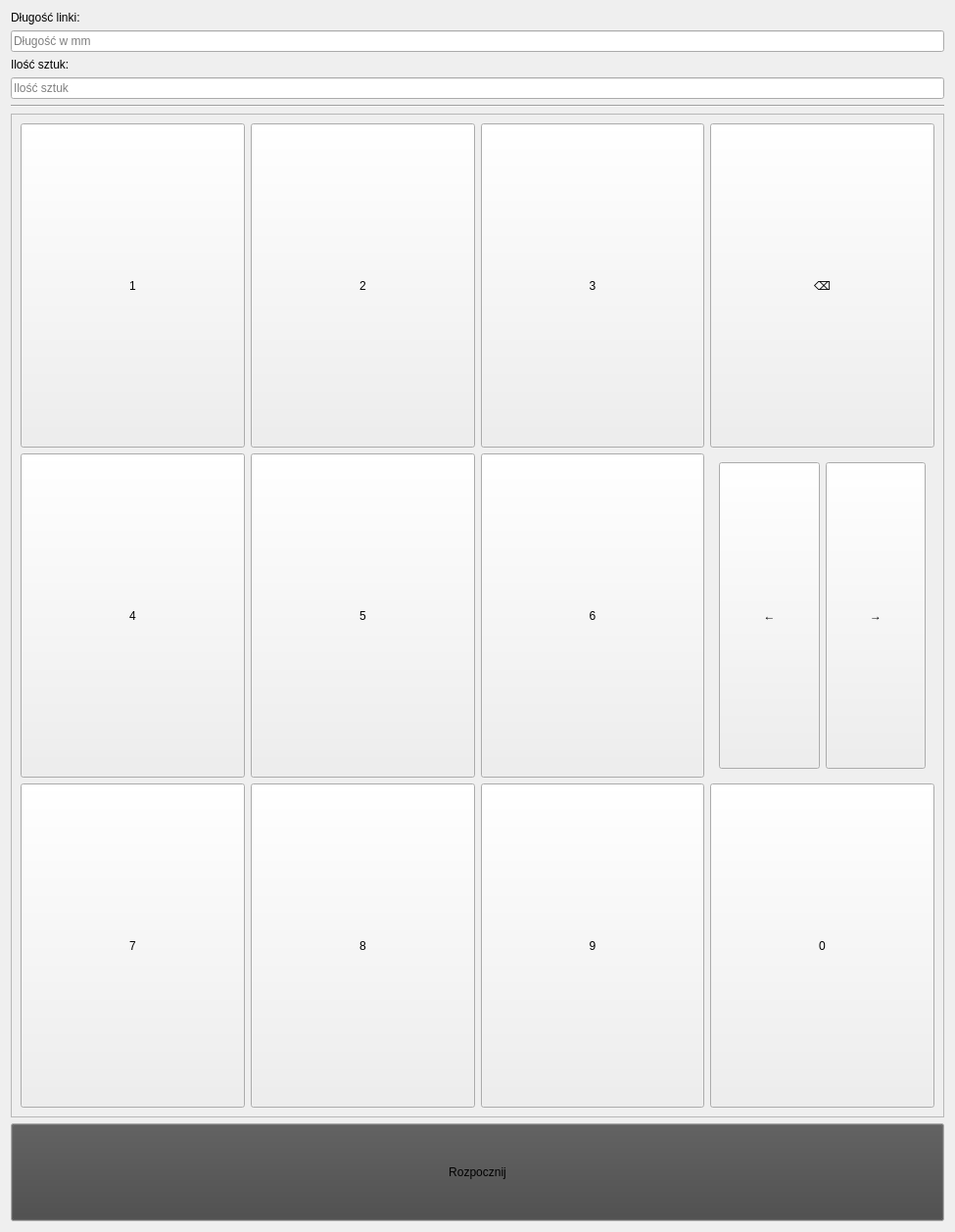
<?xml version="1.0" encoding="UTF-8"?>
<ui version="4.0">
 <class>Form</class>
 <widget class="QWidget" name="Form">
  <property name="geometry">
   <rect>
    <x>0</x>
    <y>0</y>
    <width>975</width>
    <height>1258</height>
   </rect>
  </property>
  <property name="windowTitle">
   <string>Form</string>
  </property>
  <layout class="QGridLayout" name="gridLayout">
   <item row="2" column="0">
    <widget class="QLabel" name="quantity_label">
     <property name="text">
      <string>Ilość sztuk:</string>
     </property>
    </widget>
   </item>
   <item row="5" column="0">
    <widget class="QFrame" name="keyboard">
     <property name="sizePolicy">
      <sizepolicy hsizetype="Preferred" vsizetype="MinimumExpanding">
       <horstretch>0</horstretch>
       <verstretch>0</verstretch>
      </sizepolicy>
     </property>
     <property name="frameShape">
      <enum>QFrame::StyledPanel</enum>
     </property>
     <property name="frameShadow">
      <enum>QFrame::Raised</enum>
     </property>
     <layout class="QGridLayout" name="gridLayout_3">
      <item row="7" column="5">
       <widget class="QPushButton" name="zero_pushButton">
        <property name="sizePolicy">
         <sizepolicy hsizetype="Minimum" vsizetype="MinimumExpanding">
          <horstretch>0</horstretch>
          <verstretch>0</verstretch>
         </sizepolicy>
        </property>
        <property name="focusPolicy">
         <enum>Qt::NoFocus</enum>
        </property>
        <property name="text">
         <string>0</string>
        </property>
       </widget>
      </item>
      <item row="4" column="4">
       <widget class="QPushButton" name="six_pushButton">
        <property name="sizePolicy">
         <sizepolicy hsizetype="Minimum" vsizetype="MinimumExpanding">
          <horstretch>0</horstretch>
          <verstretch>0</verstretch>
         </sizepolicy>
        </property>
        <property name="focusPolicy">
         <enum>Qt::NoFocus</enum>
        </property>
        <property name="text">
         <string>6</string>
        </property>
       </widget>
      </item>
      <item row="0" column="2">
       <widget class="QPushButton" name="two_pushButton">
        <property name="sizePolicy">
         <sizepolicy hsizetype="Minimum" vsizetype="MinimumExpanding">
          <horstretch>0</horstretch>
          <verstretch>0</verstretch>
         </sizepolicy>
        </property>
        <property name="focusPolicy">
         <enum>Qt::NoFocus</enum>
        </property>
        <property name="text">
         <string>2</string>
        </property>
       </widget>
      </item>
      <item row="0" column="1">
       <widget class="QPushButton" name="one_pushButton">
        <property name="sizePolicy">
         <sizepolicy hsizetype="Minimum" vsizetype="MinimumExpanding">
          <horstretch>0</horstretch>
          <verstretch>0</verstretch>
         </sizepolicy>
        </property>
        <property name="focusPolicy">
         <enum>Qt::NoFocus</enum>
        </property>
        <property name="text">
         <string>1</string>
        </property>
       </widget>
      </item>
      <item row="0" column="5">
       <widget class="QPushButton" name="backspace_pushButton">
        <property name="sizePolicy">
         <sizepolicy hsizetype="Minimum" vsizetype="MinimumExpanding">
          <horstretch>0</horstretch>
          <verstretch>0</verstretch>
         </sizepolicy>
        </property>
        <property name="focusPolicy">
         <enum>Qt::NoFocus</enum>
        </property>
        <property name="text">
         <string>⌫</string>
        </property>
       </widget>
      </item>
      <item row="7" column="4">
       <widget class="QPushButton" name="nine_pushButton">
        <property name="sizePolicy">
         <sizepolicy hsizetype="Minimum" vsizetype="MinimumExpanding">
          <horstretch>0</horstretch>
          <verstretch>0</verstretch>
         </sizepolicy>
        </property>
        <property name="focusPolicy">
         <enum>Qt::NoFocus</enum>
        </property>
        <property name="text">
         <string>9</string>
        </property>
       </widget>
      </item>
      <item row="4" column="5">
       <widget class="QWidget" name="arrows" native="true">
        <layout class="QHBoxLayout" name="horizontalLayout">
         <item>
          <widget class="QPushButton" name="leftArrow_pushButton">
           <property name="sizePolicy">
            <sizepolicy hsizetype="Minimum" vsizetype="MinimumExpanding">
             <horstretch>0</horstretch>
             <verstretch>0</verstretch>
            </sizepolicy>
           </property>
           <property name="focusPolicy">
            <enum>Qt::NoFocus</enum>
           </property>
           <property name="text">
            <string>←</string>
           </property>
          </widget>
         </item>
         <item>
          <widget class="QPushButton" name="rightArrow_pushButton">
           <property name="sizePolicy">
            <sizepolicy hsizetype="Minimum" vsizetype="MinimumExpanding">
             <horstretch>0</horstretch>
             <verstretch>0</verstretch>
            </sizepolicy>
           </property>
           <property name="focusPolicy">
            <enum>Qt::NoFocus</enum>
           </property>
           <property name="text">
            <string>→</string>
           </property>
          </widget>
         </item>
        </layout>
       </widget>
      </item>
      <item row="7" column="1">
       <widget class="QPushButton" name="seven_pushButton">
        <property name="sizePolicy">
         <sizepolicy hsizetype="Minimum" vsizetype="MinimumExpanding">
          <horstretch>0</horstretch>
          <verstretch>0</verstretch>
         </sizepolicy>
        </property>
        <property name="focusPolicy">
         <enum>Qt::NoFocus</enum>
        </property>
        <property name="text">
         <string>7</string>
        </property>
       </widget>
      </item>
      <item row="7" column="2">
       <widget class="QPushButton" name="eight_pushButton">
        <property name="sizePolicy">
         <sizepolicy hsizetype="Minimum" vsizetype="MinimumExpanding">
          <horstretch>0</horstretch>
          <verstretch>0</verstretch>
         </sizepolicy>
        </property>
        <property name="focusPolicy">
         <enum>Qt::NoFocus</enum>
        </property>
        <property name="text">
         <string>8</string>
        </property>
       </widget>
      </item>
      <item row="4" column="1">
       <widget class="QPushButton" name="four_pushButton">
        <property name="sizePolicy">
         <sizepolicy hsizetype="Minimum" vsizetype="MinimumExpanding">
          <horstretch>0</horstretch>
          <verstretch>0</verstretch>
         </sizepolicy>
        </property>
        <property name="focusPolicy">
         <enum>Qt::NoFocus</enum>
        </property>
        <property name="text">
         <string>4</string>
        </property>
       </widget>
      </item>
      <item row="4" column="2">
       <widget class="QPushButton" name="five_pushButton">
        <property name="sizePolicy">
         <sizepolicy hsizetype="Minimum" vsizetype="MinimumExpanding">
          <horstretch>0</horstretch>
          <verstretch>0</verstretch>
         </sizepolicy>
        </property>
        <property name="focusPolicy">
         <enum>Qt::NoFocus</enum>
        </property>
        <property name="text">
         <string>5</string>
        </property>
       </widget>
      </item>
      <item row="0" column="4">
       <widget class="QPushButton" name="three_pushButton">
        <property name="sizePolicy">
         <sizepolicy hsizetype="Minimum" vsizetype="MinimumExpanding">
          <horstretch>0</horstretch>
          <verstretch>0</verstretch>
         </sizepolicy>
        </property>
        <property name="focusPolicy">
         <enum>Qt::NoFocus</enum>
        </property>
        <property name="text">
         <string>3</string>
        </property>
       </widget>
      </item>
     </layout>
    </widget>
   </item>
   <item row="3" column="0">
    <widget class="QLineEdit" name="quantity_lineEdit">
     <property name="placeholderText">
      <string>Ilość sztuk</string>
     </property>
    </widget>
   </item>
   <item row="6" column="0">
    <widget class="QPushButton" name="run_pushButton">
     <property name="enabled">
      <bool>true</bool>
     </property>
     <property name="minimumSize">
      <size>
       <width>0</width>
       <height>100</height>
      </size>
     </property>
     <property name="palette">
      <palette>
       <active>
        <colorrole role="Button">
         <brush brushstyle="SolidPattern">
          <color alpha="255">
           <red>255</red>
           <green>170</green>
           <blue>0</blue>
          </color>
         </brush>
        </colorrole>
        <colorrole role="ButtonText">
         <brush brushstyle="SolidPattern">
          <color alpha="255">
           <red>0</red>
           <green>0</green>
           <blue>0</blue>
          </color>
         </brush>
        </colorrole>
       </active>
       <inactive>
        <colorrole role="Button">
         <brush brushstyle="SolidPattern">
          <color alpha="255">
           <red>70</red>
           <green>70</green>
           <blue>70</blue>
          </color>
         </brush>
        </colorrole>
        <colorrole role="ButtonText">
         <brush brushstyle="SolidPattern">
          <color alpha="255">
           <red>0</red>
           <green>0</green>
           <blue>0</blue>
          </color>
         </brush>
        </colorrole>
       </inactive>
       <disabled>
        <colorrole role="Button">
         <brush brushstyle="SolidPattern">
          <color alpha="255">
           <red>70</red>
           <green>70</green>
           <blue>70</blue>
          </color>
         </brush>
        </colorrole>
        <colorrole role="ButtonText">
         <brush brushstyle="SolidPattern">
          <color alpha="255">
           <red>120</red>
           <green>120</green>
           <blue>120</blue>
          </color>
         </brush>
        </colorrole>
       </disabled>
      </palette>
     </property>
     <property name="text">
      <string>Rozpocznij</string>
     </property>
    </widget>
   </item>
   <item row="0" column="0">
    <widget class="QLabel" name="length_label">
     <property name="text">
      <string>Długość linki:</string>
     </property>
    </widget>
   </item>
   <item row="4" column="0">
    <widget class="Line" name="line">
     <property name="orientation">
      <enum>Qt::Horizontal</enum>
     </property>
    </widget>
   </item>
   <item row="1" column="0">
    <widget class="QLineEdit" name="length_lineEdit">
     <property name="placeholderText">
      <string>Długość w mm</string>
     </property>
    </widget>
   </item>
  </layout>
 </widget>
 <resources/>
 <connections/>
</ui>
